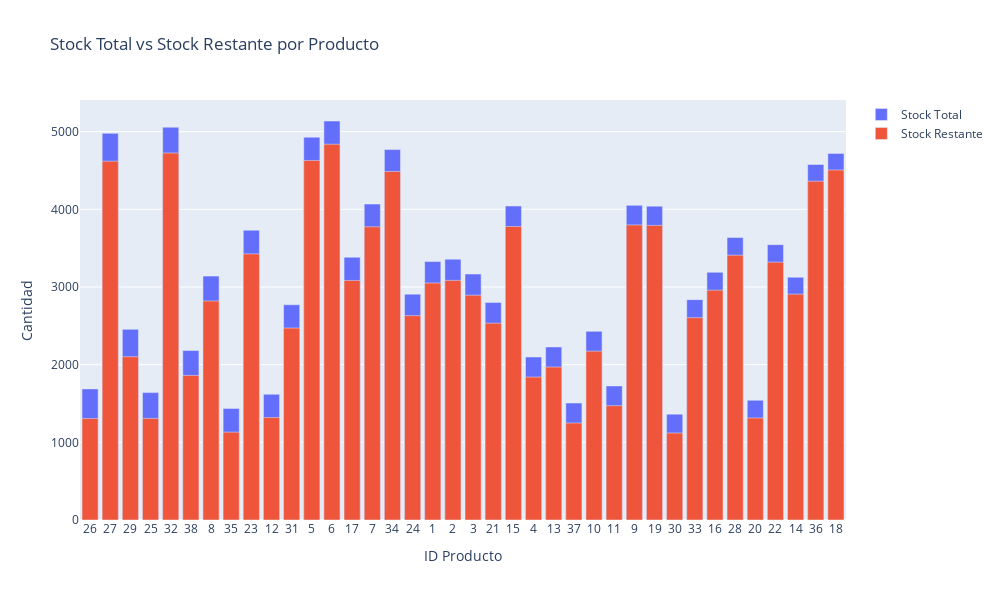

Notebook source saved alongside this figure:
### Code cell
productos_vendidos_sorted = productos_vendidos.sort_values("Cantidad_vendida", ascending=False)
fig = go.Figure()

fig.add_trace(go.Bar(
    x=productos_vendidos_sorted["ID_Producto"].astype(str),
    y=productos_vendidos_sorted["Stock"],
    name="Stock Total",
    opacity=1
))


fig.add_trace(go.Bar(
    x=productos_vendidos_sorted["ID_Producto"].astype(str),
    y=productos_vendidos_sorted["Producto_actual_stock"],
    name="Stock Restante",
    opacity=1
))

fig.update_layout(
    title="Stock Total vs Stock Restante por Producto",
    xaxis_title="ID Producto",
    yaxis_title="Cantidad",
    barmode='overlay',
    width=1000,
    height=600

)

fig.show()

### Figure 1 — Plotly figure (JSON) as saved in the notebook; plotly's stock layout.template omitted (floating-point values rounded to 4 significant figures)
{"data": [{"name": "Stock Total", "opacity": 1, "type": "bar", "x": ["26", "27", "29", "25", "32", "38", "8", "35", "23", "12", "31", "5", "6", "17", "7", "34", "24", "1", "2", "3", "21", "15", "4", "13", "37", "10", "11", "9", "19", "30", "33", "16", "28", "20", "22", "14", "36", "18"], "y": [1688, 4978, 2455, 1640, 5057, 2182, 3140, 1437, 3731, 1619, 2771, 4929, 5137, 3383, 4068, 4769, 2908, 3327, 3358, 3167, 2800, 4043, 2099, 2228, 1506, 2429, 1726, 4051, 4041, 1363, 2837, 3189, 3637, 1541, 3545, 3125, 4578, 4720]}, {"name": "Stock Restante", "opacity": 1, "type": "bar", "x": ["26", "27", "29", "25", "32", "38", "8", "35", "23", "12", "31", "5", "6", "17", "7", "34", "24", "1", "2", "3", "21", "15", "4", "13", "37", "10", "11", "9", "19", "30", "33", "16", "28", "20", "22", "14", "36", "18"], "y": [1306, 4620, 2102, 1308, 4725, 1861, 2820, 1131, 3426, 1319, 2471, 4629, 4838, 3084, 3775, 4487, 2631, 3051, 3085, 2894, 2534, 3779, 1840, 1969, 1249, 2174, 1472, 3799, 3793, 1120, 2605, 2959, 3409, 1314, 3320, 2908, 4362, 4506]}], "layout": {"barmode": "overlay", "height": 600, "title": {"text": "Stock Total vs Stock Restante por Producto"}, "width": 1000, "xaxis": {"title": {"text": "ID Producto"}}, "yaxis": {"title": {"text": "Cantidad"}}}}
